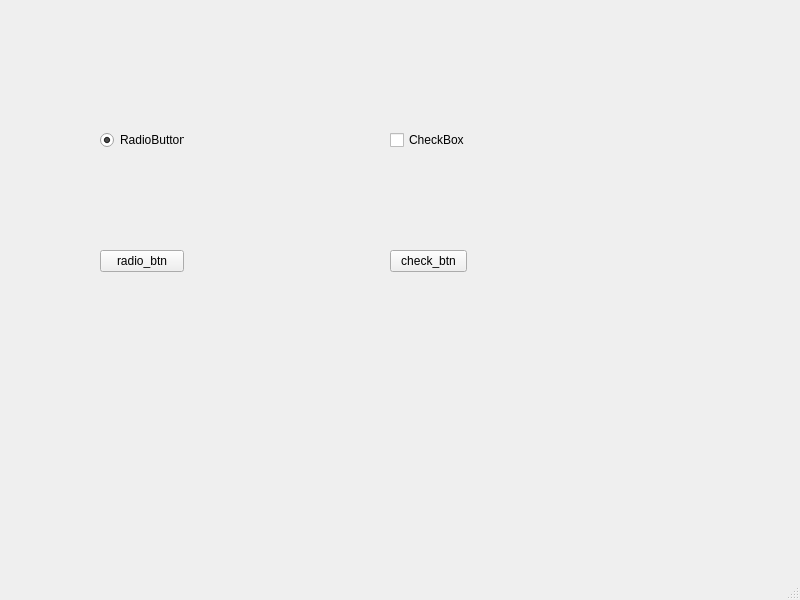
<?xml version="1.0" encoding="UTF-8"?>
<ui version="4.0">
 <class>MainWindow</class>
 <widget class="QMainWindow" name="MainWindow">
  <property name="geometry">
   <rect>
    <x>0</x>
    <y>0</y>
    <width>800</width>
    <height>600</height>
   </rect>
  </property>
  <property name="windowTitle">
   <string>MainWindow</string>
  </property>
  <widget class="QWidget" name="centralwidget">
   <widget class="QWidget" name="">
    <property name="geometry">
     <rect>
      <x>100</x>
      <y>130</y>
      <width>84</width>
      <height>142</height>
     </rect>
    </property>
    <layout class="QVBoxLayout" name="verticalLayout">
     <property name="spacing">
      <number>100</number>
     </property>
     <item>
      <widget class="QRadioButton" name="radioButton">
       <property name="text">
        <string>RadioButton</string>
       </property>
       <property name="checked">
        <bool>true</bool>
       </property>
      </widget>
     </item>
     <item>
      <widget class="QPushButton" name="radio_btn">
       <property name="text">
        <string>radio_btn</string>
       </property>
      </widget>
     </item>
    </layout>
   </widget>
   <widget class="QWidget" name="">
    <property name="geometry">
     <rect>
      <x>390</x>
      <y>130</y>
      <width>77</width>
      <height>142</height>
     </rect>
    </property>
    <layout class="QVBoxLayout" name="verticalLayout_2">
     <property name="spacing">
      <number>100</number>
     </property>
     <item>
      <widget class="QCheckBox" name="checkBox">
       <property name="text">
        <string>CheckBox</string>
       </property>
      </widget>
     </item>
     <item>
      <widget class="QPushButton" name="check_btn">
       <property name="text">
        <string>check_btn</string>
       </property>
      </widget>
     </item>
    </layout>
   </widget>
  </widget>
  <widget class="QMenuBar" name="menubar">
   <property name="geometry">
    <rect>
     <x>0</x>
     <y>0</y>
     <width>800</width>
     <height>21</height>
    </rect>
   </property>
  </widget>
  <widget class="QStatusBar" name="statusbar"/>
 </widget>
 <resources/>
 <connections/>
</ui>
